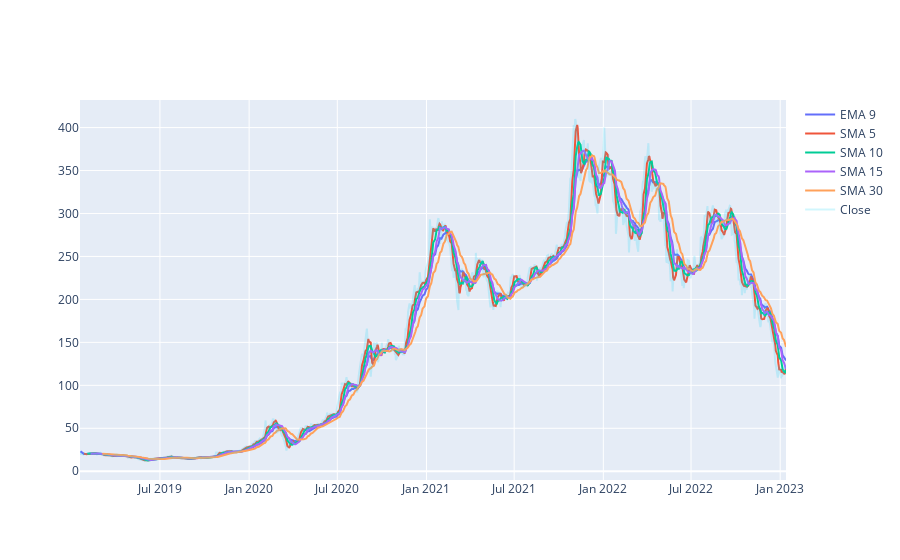

Notebook code for this chart:
### Code cell
df['EMA_9'] = df['Close'].ewm(9).mean().shift()
df['SMA_5'] = df['Close'].rolling(5).mean().shift()
df['SMA_10'] = df['Close'].rolling(10).mean().shift()
df['SMA_15'] = df['Close'].rolling(15).mean().shift()
df['SMA_30'] = df['Close'].rolling(30).mean().shift()

fig = go.Figure()
fig.add_trace(go.Scatter(x=df.Date, y=df.EMA_9, name='EMA 9'))
fig.add_trace(go.Scatter(x=df.Date, y=df.SMA_5, name='SMA 5'))
fig.add_trace(go.Scatter(x=df.Date, y=df.SMA_10, name='SMA 10'))
fig.add_trace(go.Scatter(x=df.Date, y=df.SMA_15, name='SMA 15'))
fig.add_trace(go.Scatter(x=df.Date, y=df.SMA_30, name='SMA 30'))
fig.add_trace(go.Scatter(x=df.Date, y=df.Close, name='Close', opacity=0.2))
fig.show()

### Figure 1 — Plotly figure (JSON) as saved in the notebook; plotly's stock layout.template omitted (floating-point values rounded to 4 significant figures; data arrays with more than 128 entries replaced by an {"elided": "..."} marker saying what was removed)
{"data": [{"name": "EMA 9", "type": "scatter", "x": {"elided": "1006 str values"}, "y": {"elided": "1006 float values"}}, {"name": "SMA 5", "type": "scatter", "x": {"elided": "1006 str values"}, "y": {"elided": "1006 float values"}}, {"name": "SMA 10", "type": "scatter", "x": {"elided": "1006 str values"}, "y": {"elided": "1006 float values"}}, {"name": "SMA 15", "type": "scatter", "x": {"elided": "1006 str values"}, "y": {"elided": "1006 float values"}}, {"name": "SMA 30", "type": "scatter", "x": {"elided": "1006 str values"}, "y": {"elided": "1006 float values"}}, {"name": "Close", "opacity": 0.2, "type": "scatter", "x": {"elided": "1006 str values"}, "y": {"elided": "1006 float values"}}], "layout": {}}
